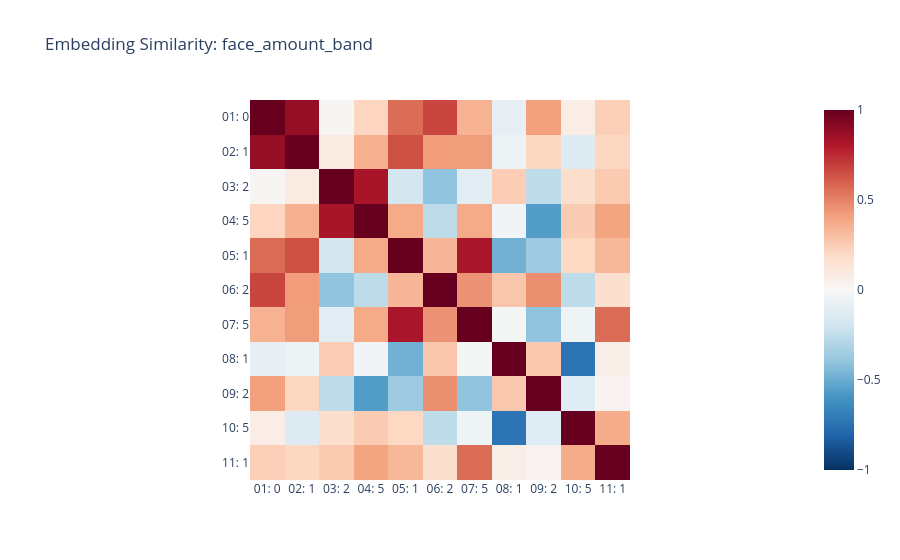

Source (notebook cell):
### Markdown cell above
The relationships show that face amounts close to eachother are more similar to ones that are farther apart. The PCA analysis shows that the 5M+ face bands are the farthest apart from other face bands

### Code cell
model.embedding_plot_similarity("face_amount_band")

### Figure 1 — Plotly figure (JSON) as saved in the notebook; plotly's stock layout.template omitted (floating-point values rounded to 4 significant figures)
{"data": [{"coloraxis": "coloraxis", "hovertemplate": "x: %{x}<br>y: %{y}<br>color: %{z}<extra></extra>", "name": "0", "type": "heatmap", "x": ["01: 0 - 9,999", "02: 10,000 - 24,999", "03: 25,000 - 49,999", "04: 50,000 - 99,999", "05: 100,000 - 249,999", "06: 250,000 - 499,999", "07: 500,000 - 999,999", "08: 1,000,000 - 2,499,999", "09: 2,500,000 - 4,999,999", "10: 5,000,000 - 9,999,999", "11: 10,000,000+"], "xaxis": "x", "y": ["01: 0 - 9,999", "02: 10,000 - 24,999", "03: 25,000 - 49,999", "04: 50,000 - 99,999", "05: 100,000 - 249,999", "06: 250,000 - 499,999", "07: 500,000 - 999,999", "08: 1,000,000 - 2,499,999", "09: 2,500,000 - 4,999,999", "10: 5,000,000 - 9,999,999", "11: 10,000,000+"], "yaxis": "y", "z": [[1.0, 0.8813, 0.01468, 0.218, 0.5656, 0.6748, 0.3517, -0.08433, 0.4145, 0.07131, 0.2433], [0.8813, 1.0, 0.08812, 0.3609, 0.6425, 0.4219, 0.4237, -0.05504, 0.216, -0.1301, 0.2139], [0.01468, 0.08812, 1.0, 0.8264, -0.1858, -0.4034, -0.1106, 0.25, -0.2567, 0.1763, 0.2646], [0.218, 0.3609, 0.8264, 1.0, 0.3819, -0.2619, 0.3817, -0.03809, -0.5583, 0.2553, 0.4041], [0.5656, 0.6425, -0.1858, 0.3819, 1.0, 0.3355, 0.8239, -0.4812, -0.3594, 0.2073, 0.3326], [0.6748, 0.4219, -0.4034, -0.2619, 0.3355, 1.0, 0.4509, 0.2812, 0.4633, -0.2578, 0.1669], [0.3517, 0.4237, -0.1106, 0.3817, 0.8239, 0.4509, 1.0, -0.01614, -0.4025, -0.04607, 0.5649], [-0.08433, -0.05504, 0.25, -0.03809, -0.4812, 0.2812, -0.01614, 1.0, 0.2687, -0.7356, 0.06835], [0.4145, 0.216, -0.2567, -0.5583, -0.3594, 0.4633, -0.4025, 0.2687, 1.0, -0.121, 0.02741], [0.07131, -0.1301, 0.1763, 0.2553, 0.2073, -0.2578, -0.04607, -0.7356, -0.121, 1.0, 0.3735], [0.2433, 0.2139, 0.2646, 0.4041, 0.3326, 0.1669, 0.5649, 0.06835, 0.02741, 0.3735, 1.0]]}], "layout": {"coloraxis": {"cmax": 1, "cmin": -1, "colorscale": [[0, "rgb(5,48,97)"], [0.1, "rgb(33,102,172)"], [0.2, "rgb(67,147,195)"], [0.3, "rgb(146,197,222)"], [0.4, "rgb(209,229,240)"], [0.5, "rgb(247,247,247)"], [0.6, "rgb(253,219,199)"], [0.7, "rgb(244,165,130)"], [0.8, "rgb(214,96,77)"], [0.9, "rgb(178,24,43)"], [1, "rgb(103,0,31)"]]}, "title": {"text": "Embedding Similarity: face_amount_band"}, "xaxis": {"anchor": "y", "constrain": "domain", "domain": [0, 1], "scaleanchor": "y", "ticktext": ["01: 0", "02: 1", "03: 2", "04: 5", "05: 1", "06: 2", "07: 5", "08: 1", "09: 2", "10: 5", "11: 1"], "tickvals": [0, 1, 2, 3, 4, 5, 6, 7, 8, 9, 10]}, "yaxis": {"anchor": "x", "autorange": "reversed", "constrain": "domain", "domain": [0, 1], "ticktext": ["01: 0", "02: 1", "03: 2", "04: 5", "05: 1", "06: 2", "07: 5", "08: 1", "09: 2", "10: 5", "11: 1"], "tickvals": [0, 1, 2, 3, 4, 5, 6, 7, 8, 9, 10]}}}
